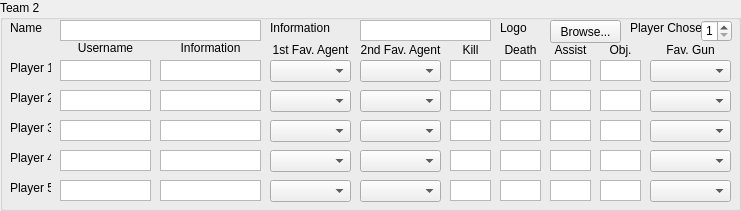
     <widget class="QGroupBox" name="groupBox_2">
      <property name="geometry">
       <rect>
        <x>0</x>
        <y>220</y>
        <width>741</width>
        <height>211</height>
       </rect>
      </property>
      <property name="title">
       <string>Team 2</string>
      </property>
      <widget class="QComboBox" name="first_agent_6">
       <property name="geometry">
        <rect>
         <x>270</x>
         <y>60</y>
         <width>81</width>
         <height>22</height>
        </rect>
       </property>
      </widget>
      <widget class="QTextEdit" name="kill_6">
       <property name="geometry">
        <rect>
         <x>450</x>
         <y>60</y>
         <width>41</width>
         <height>21</height>
        </rect>
       </property>
       <property name="verticalScrollBarPolicy">
        <enum>Qt::ScrollBarAlwaysOff</enum>
       </property>
      </widget>
      <widget class="QTextEdit" name="death_6">
       <property name="geometry">
        <rect>
         <x>500</x>
         <y>60</y>
         <width>41</width>
         <height>21</height>
        </rect>
       </property>
       <property name="verticalScrollBarPolicy">
        <enum>Qt::ScrollBarAlwaysOff</enum>
       </property>
      </widget>
      <widget class="QTextEdit" name="assist_6">
       <property name="geometry">
        <rect>
         <x>550</x>
         <y>60</y>
         <width>41</width>
         <height>21</height>
        </rect>
       </property>
       <property name="verticalScrollBarPolicy">
        <enum>Qt::ScrollBarAlwaysOff</enum>
       </property>
      </widget>
      <widget class="QTextEdit" name="username_6">
       <property name="geometry">
        <rect>
         <x>60</x>
         <y>60</y>
         <width>91</width>
         <height>21</height>
        </rect>
       </property>
       <property name="verticalScrollBarPolicy">
        <enum>Qt::ScrollBarAlwaysOff</enum>
       </property>
      </widget>
      <widget class="QTextEdit" name="playerinfo_6">
       <property name="geometry">
        <rect>
         <x>160</x>
         <y>60</y>
         <width>101</width>
         <height>21</height>
        </rect>
       </property>
       <property name="verticalScrollBarPolicy">
        <enum>Qt::ScrollBarAlwaysOff</enum>
       </property>
      </widget>
      <widget class="QLabel" name="player_15">
       <property name="geometry">
        <rect>
         <x>10</x>
         <y>60</y>
         <width>41</width>
         <height>16</height>
        </rect>
       </property>
       <property name="text">
        <string>Player 1</string>
       </property>
      </widget>
      <widget class="QTextEdit" name="plant_6">
       <property name="geometry">
        <rect>
         <x>600</x>
         <y>60</y>
         <width>41</width>
         <height>21</height>
        </rect>
       </property>
       <property name="verticalScrollBarPolicy">
        <enum>Qt::ScrollBarAlwaysOff</enum>
       </property>
      </widget>
      <widget class="QComboBox" name="second_agent_6">
       <property name="geometry">
        <rect>
         <x>360</x>
         <y>60</y>
         <width>81</width>
         <height>22</height>
        </rect>
       </property>
      </widget>
      <widget class="QComboBox" name="fav_gun_6">
       <property name="geometry">
        <rect>
         <x>650</x>
         <y>60</y>
         <width>81</width>
         <height>22</height>
        </rect>
       </property>
      </widget>
      <widget class="QLabel" name="user_4">
       <property name="geometry">
        <rect>
         <x>60</x>
         <y>40</y>
         <width>91</width>
         <height>16</height>
        </rect>
       </property>
       <property name="text">
        <string>Username</string>
       </property>
       <property name="alignment">
        <set>Qt::AlignCenter</set>
       </property>
      </widget>
      <widget class="QLabel" name="info_4">
       <property name="geometry">
        <rect>
         <x>160</x>
         <y>40</y>
         <width>101</width>
         <height>16</height>
        </rect>
       </property>
       <property name="text">
        <string>Information</string>
       </property>
       <property name="alignment">
        <set>Qt::AlignCenter</set>
       </property>
      </widget>
      <widget class="QLabel" name="agent1_4">
       <property name="geometry">
        <rect>
         <x>270</x>
         <y>40</y>
         <width>81</width>
         <height>20</height>
        </rect>
       </property>
       <property name="text">
        <string>1st Fav. Agent</string>
       </property>
       <property name="alignment">
        <set>Qt::AlignCenter</set>
       </property>
      </widget>
      <widget class="QLabel" name="agent2_4">
       <property name="geometry">
        <rect>
         <x>360</x>
         <y>40</y>
         <width>81</width>
         <height>20</height>
        </rect>
       </property>
       <property name="text">
        <string>2nd Fav. Agent</string>
       </property>
       <property name="alignment">
        <set>Qt::AlignCenter</set>
       </property>
      </widget>
      <widget class="QLabel" name="killlabel_4">
       <property name="geometry">
        <rect>
         <x>450</x>
         <y>40</y>
         <width>41</width>
         <height>20</height>
        </rect>
       </property>
       <property name="text">
        <string>Kill</string>
       </property>
       <property name="alignment">
        <set>Qt::AlignCenter</set>
       </property>
      </widget>
      <widget class="QLabel" name="deathlabel_4">
       <property name="geometry">
        <rect>
         <x>500</x>
         <y>40</y>
         <width>41</width>
         <height>20</height>
        </rect>
       </property>
       <property name="text">
        <string>Death</string>
       </property>
       <property name="alignment">
        <set>Qt::AlignCenter</set>
       </property>
      </widget>
      <widget class="QLabel" name="assistlabel_4">
       <property name="geometry">
        <rect>
         <x>550</x>
         <y>40</y>
         <width>41</width>
         <height>20</height>
        </rect>
       </property>
       <property name="text">
        <string>Assist</string>
       </property>
       <property name="alignment">
        <set>Qt::AlignCenter</set>
       </property>
      </widget>
      <widget class="QLabel" name="objlabel_4">
       <property name="geometry">
        <rect>
         <x>600</x>
         <y>40</y>
         <width>41</width>
         <height>20</height>
        </rect>
       </property>
       <property name="text">
        <string>Obj.</string>
       </property>
       <property name="alignment">
        <set>Qt::AlignCenter</set>
       </property>
      </widget>
      <widget class="QLabel" name="gun_4">
       <property name="geometry">
        <rect>
         <x>650</x>
         <y>40</y>
         <width>81</width>
         <height>20</height>
        </rect>
       </property>
       <property name="text">
        <string>Fav. Gun</string>
       </property>
       <property name="alignment">
        <set>Qt::AlignCenter</set>
       </property>
      </widget>
      <widget class="QTextEdit" name="plant_7">
       <property name="geometry">
        <rect>
         <x>600</x>
         <y>90</y>
         <width>41</width>
         <height>21</height>
        </rect>
       </property>
       <property name="verticalScrollBarPolicy">
        <enum>Qt::ScrollBarAlwaysOff</enum>
       </property>
      </widget>
      <widget class="QComboBox" name="fav_gun_7">
       <property name="geometry">
        <rect>
         <x>650</x>
         <y>90</y>
         <width>81</width>
         <height>22</height>
        </rect>
       </property>
      </widget>
      <widget class="QComboBox" name="first_agent_7">
       <property name="geometry">
        <rect>
         <x>270</x>
         <y>90</y>
         <width>81</width>
         <height>22</height>
        </rect>
       </property>
      </widget>
      <widget class="QComboBox" name="second_agent_7">
       <property name="geometry">
        <rect>
         <x>360</x>
         <y>90</y>
         <width>81</width>
         <height>22</height>
        </rect>
       </property>
      </widget>
      <widget class="QTextEdit" name="kill_7">
       <property name="geometry">
        <rect>
         <x>450</x>
         <y>90</y>
         <width>41</width>
         <height>21</height>
        </rect>
       </property>
       <property name="verticalScrollBarPolicy">
        <enum>Qt::ScrollBarAlwaysOff</enum>
       </property>
      </widget>
      <widget class="QTextEdit" name="username_7">
       <property name="geometry">
        <rect>
         <x>60</x>
         <y>90</y>
         <width>91</width>
         <height>21</height>
        </rect>
       </property>
       <property name="verticalScrollBarPolicy">
        <enum>Qt::ScrollBarAlwaysOff</enum>
       </property>
      </widget>
      <widget class="QTextEdit" name="playerinfo_7">
       <property name="geometry">
        <rect>
         <x>160</x>
         <y>90</y>
         <width>101</width>
         <height>21</height>
        </rect>
       </property>
       <property name="verticalScrollBarPolicy">
        <enum>Qt::ScrollBarAlwaysOff</enum>
       </property>
      </widget>
      <widget class="QTextEdit" name="assist_7">
       <property name="geometry">
        <rect>
         <x>550</x>
         <y>90</y>
         <width>41</width>
         <height>21</height>
        </rect>
       </property>
       <property name="verticalScrollBarPolicy">
        <enum>Qt::ScrollBarAlwaysOff</enum>
       </property>
      </widget>
      <widget class="QLabel" name="player_16">
       <property name="geometry">
        <rect>
         <x>10</x>
         <y>90</y>
         <width>41</width>
         <height>16</height>
        </rect>
       </property>
       <property name="text">
        <string>Player 2</string>
       </property>
      </widget>
      <widget class="QTextEdit" name="death_7">
       <property name="geometry">
        <rect>
         <x>500</x>
         <y>90</y>
         <width>41</width>
         <height>21</height>
        </rect>
       </property>
       <property name="verticalScrollBarPolicy">
        <enum>Qt::ScrollBarAlwaysOff</enum>
       </property>
      </widget>
      <widget class="QTextEdit" name="plant_8">
       <property name="geometry">
        <rect>
         <x>600</x>
         <y>120</y>
         <width>41</width>
         <height>21</height>
        </rect>
       </property>
       <property name="verticalScrollBarPolicy">
        <enum>Qt::ScrollBarAlwaysOff</enum>
       </property>
      </widget>
      <widget class="QComboBox" name="fav_gun_8">
       <property name="geometry">
        <rect>
         <x>650</x>
         <y>120</y>
         <width>81</width>
         <height>22</height>
        </rect>
       </property>
      </widget>
      <widget class="QComboBox" name="first_agent_8">
       <property name="geometry">
        <rect>
         <x>270</x>
         <y>120</y>
         <width>81</width>
         <height>22</height>
        </rect>
       </property>
      </widget>
      <widget class="QComboBox" name="second_agent_8">
       <property name="geometry">
        <rect>
         <x>360</x>
         <y>120</y>
         <width>81</width>
         <height>22</height>
        </rect>
       </property>
      </widget>
      <widget class="QTextEdit" name="kill_8">
       <property name="geometry">
        <rect>
         <x>450</x>
         <y>120</y>
         <width>41</width>
         <height>21</height>
        </rect>
       </property>
       <property name="verticalScrollBarPolicy">
        <enum>Qt::ScrollBarAlwaysOff</enum>
       </property>
      </widget>
      <widget class="QTextEdit" name="username_8">
       <property name="geometry">
        <rect>
         <x>60</x>
         <y>120</y>
         <width>91</width>
         <height>21</height>
        </rect>
       </property>
       <property name="verticalScrollBarPolicy">
        <enum>Qt::ScrollBarAlwaysOff</enum>
       </property>
      </widget>
      <widget class="QTextEdit" name="playerinfo_8">
       <property name="geometry">
        <rect>
         <x>160</x>
         <y>120</y>
         <width>101</width>
         <height>21</height>
        </rect>
       </property>
       <property name="verticalScrollBarPolicy">
        <enum>Qt::ScrollBarAlwaysOff</enum>
       </property>
      </widget>
      <widget class="QTextEdit" name="assist_8">
       <property name="geometry">
        <rect>
         <x>550</x>
         <y>120</y>
         <width>41</width>
         <height>21</height>
        </rect>
       </property>
       <property name="verticalScrollBarPolicy">
        <enum>Qt::ScrollBarAlwaysOff</enum>
       </property>
      </widget>
      <widget class="QLabel" name="player_17">
       <property name="geometry">
        <rect>
         <x>10</x>
         <y>120</y>
         <width>41</width>
         <height>16</height>
        </rect>
       </property>
       <property name="text">
        <string>Player 3</string>
       </property>
      </widget>
      <widget class="QTextEdit" name="death_8">
       <property name="geometry">
        <rect>
         <x>500</x>
         <y>120</y>
         <width>41</width>
         <height>21</height>
        </rect>
       </property>
       <property name="verticalScrollBarPolicy">
        <enum>Qt::ScrollBarAlwaysOff</enum>
       </property>
      </widget>
      <widget class="QTextEdit" name="plant_9">
       <property name="geometry">
        <rect>
         <x>600</x>
         <y>150</y>
         <width>41</width>
         <height>21</height>
        </rect>
       </property>
       <property name="verticalScrollBarPolicy">
        <enum>Qt::ScrollBarAlwaysOff</enum>
       </property>
      </widget>
      <widget class="QComboBox" name="fav_gun_9">
       <property name="geometry">
        <rect>
         <x>650</x>
         <y>150</y>
         <width>81</width>
         <height>22</height>
        </rect>
       </property>
      </widget>
      <widget class="QComboBox" name="first_agent_9">
       <property name="geometry">
        <rect>
         <x>270</x>
         <y>150</y>
         <width>81</width>
         <height>22</height>
        </rect>
       </property>
      </widget>
      <widget class="QComboBox" name="second_agent_9">
       <property name="geometry">
        <rect>
         <x>360</x>
         <y>150</y>
         <width>81</width>
         <height>22</height>
        </rect>
       </property>
      </widget>
      <widget class="QTextEdit" name="kill_9">
       <property name="geometry">
        <rect>
         <x>450</x>
         <y>150</y>
         <width>41</width>
         <height>21</height>
        </rect>
       </property>
       <property name="verticalScrollBarPolicy">
        <enum>Qt::ScrollBarAlwaysOff</enum>
       </property>
      </widget>
      <widget class="QTextEdit" name="username_9">
       <property name="geometry">
        <rect>
         <x>60</x>
         <y>150</y>
         <width>91</width>
         <height>21</height>
        </rect>
       </property>
       <property name="verticalScrollBarPolicy">
        <enum>Qt::ScrollBarAlwaysOff</enum>
       </property>
      </widget>
      <widget class="QTextEdit" name="playerinfo_9">
       <property name="geometry">
        <rect>
         <x>160</x>
         <y>150</y>
         <width>101</width>
         <height>21</height>
        </rect>
       </property>
       <property name="verticalScrollBarPolicy">
        <enum>Qt::ScrollBarAlwaysOff</enum>
       </property>
      </widget>
      <widget class="QTextEdit" name="assist_9">
       <property name="geometry">
        <rect>
         <x>550</x>
         <y>150</y>
         <width>41</width>
         <height>21</height>
        </rect>
       </property>
       <property name="verticalScrollBarPolicy">
        <enum>Qt::ScrollBarAlwaysOff</enum>
       </property>
      </widget>
      <widget class="QLabel" name="player_18">
       <property name="geometry">
        <rect>
         <x>10</x>
         <y>150</y>
         <width>41</width>
         <height>16</height>
        </rect>
       </property>
       <property name="text">
        <string>Player 4</string>
       </property>
      </widget>
      <widget class="QTextEdit" name="death_9">
       <property name="geometry">
        <rect>
         <x>500</x>
         <y>150</y>
         <width>41</width>
         <height>21</height>
        </rect>
       </property>
       <property name="verticalScrollBarPolicy">
        <enum>Qt::ScrollBarAlwaysOff</enum>
       </property>
      </widget>
      <widget class="QTextEdit" name="plant_10">
       <property name="geometry">
        <rect>
         <x>600</x>
         <y>180</y>
         <width>41</width>
         <height>21</height>
        </rect>
       </property>
       <property name="verticalScrollBarPolicy">
        <enum>Qt::ScrollBarAlwaysOff</enum>
       </property>
      </widget>
      <widget class="QComboBox" name="fav_gun_10">
       <property name="geometry">
        <rect>
         <x>650</x>
         <y>180</y>
         <width>81</width>
         <height>22</height>
        </rect>
       </property>
      </widget>
      <widget class="QComboBox" name="first_agent_10">
       <property name="geometry">
        <rect>
         <x>270</x>
         <y>180</y>
         <width>81</width>
         <height>22</height>
        </rect>
       </property>
      </widget>
      <widget class="QComboBox" name="second_agent_10">
       <property name="geometry">
        <rect>
         <x>360</x>
         <y>180</y>
         <width>81</width>
         <height>22</height>
        </rect>
       </property>
      </widget>
      <widget class="QTextEdit" name="kill_10">
       <property name="geometry">
        <rect>
         <x>450</x>
         <y>180</y>
         <width>41</width>
         <height>21</height>
        </rect>
       </property>
       <property name="verticalScrollBarPolicy">
        <enum>Qt::ScrollBarAlwaysOff</enum>
       </property>
      </widget>
      <widget class="QTextEdit" name="username_10">
       <property name="geometry">
        <rect>
         <x>60</x>
         <y>180</y>
         <width>91</width>
         <height>21</height>
        </rect>
       </property>
       <property name="verticalScrollBarPolicy">
        <enum>Qt::ScrollBarAlwaysOff</enum>
       </property>
      </widget>
      <widget class="QTextEdit" name="playerinfo_10">
       <property name="geometry">
        <rect>
         <x>160</x>
         <y>180</y>
         <width>101</width>
         <height>21</height>
        </rect>
       </property>
       <property name="verticalScrollBarPolicy">
        <enum>Qt::ScrollBarAlwaysOff</enum>
       </property>
      </widget>
      <widget class="QTextEdit" name="assist_10">
       <property name="geometry">
        <rect>
         <x>550</x>
         <y>180</y>
         <width>41</width>
         <height>21</height>
        </rect>
       </property>
       <property name="verticalScrollBarPolicy">
        <enum>Qt::ScrollBarAlwaysOff</enum>
       </property>
      </widget>
      <widget class="QLabel" name="player_19">
       <property name="geometry">
        <rect>
         <x>10</x>
         <y>180</y>
         <width>41</width>
         <height>16</height>
        </rect>
       </property>
       <property name="text">
        <string>Player 5</string>
       </property>
      </widget>
      <widget class="QTextEdit" name="death_10">
       <property name="geometry">
        <rect>
         <x>500</x>
         <y>180</y>
         <width>41</width>
         <height>21</height>
        </rect>
       </property>
       <property name="verticalScrollBarPolicy">
        <enum>Qt::ScrollBarAlwaysOff</enum>
       </property>
      </widget>
      <widget class="QLabel" name="logo_label_2">
       <property name="geometry">
        <rect>
         <x>500</x>
         <y>20</y>
         <width>41</width>
         <height>16</height>
        </rect>
       </property>
       <property name="text">
        <string>Logo</string>
       </property>
      </widget>
      <widget class="QPushButton" name="browse_logo_2">
       <property name="geometry">
        <rect>
         <x>550</x>
         <y>20</y>
         <width>71</width>
         <height>23</height>
        </rect>
       </property>
       <property name="text">
        <string>Browse...</string>
       </property>
      </widget>
      <widget class="QTextEdit" name="team_name_2">
       <property name="geometry">
        <rect>
         <x>60</x>
         <y>20</y>
         <width>201</width>
         <height>21</height>
        </rect>
       </property>
       <property name="verticalScrollBarPolicy">
        <enum>Qt::ScrollBarAlwaysOff</enum>
       </property>
      </widget>
      <widget class="QLabel" name="info_label_2">
       <property name="geometry">
        <rect>
         <x>270</x>
         <y>20</y>
         <width>61</width>
         <height>16</height>
        </rect>
       </property>
       <property name="text">
        <string>Information</string>
       </property>
      </widget>
      <widget class="QTextEdit" name="team_info_2">
       <property name="geometry">
        <rect>
         <x>360</x>
         <y>20</y>
         <width>131</width>
         <height>21</height>
        </rect>
       </property>
       <property name="verticalScrollBarPolicy">
        <enum>Qt::ScrollBarAlwaysOff</enum>
       </property>
      </widget>
      <widget class="QLabel" name="team_label_2">
       <property name="geometry">
        <rect>
         <x>10</x>
         <y>20</y>
         <width>51</width>
         <height>16</height>
        </rect>
       </property>
       <property name="text">
        <string>Name</string>
       </property>
      </widget>
      <widget class="QSpinBox" name="player_chosen_2">
       <property name="geometry">
        <rect>
         <x>701</x>
         <y>20</y>
         <width>31</width>
         <height>22</height>
        </rect>
       </property>
       <property name="minimum">
        <number>1</number>
       </property>
       <property name="maximum">
        <number>5</number>
       </property>
      </widget>
      <widget class="QLabel" name="player_chosen_4">
       <property name="geometry">
        <rect>
         <x>630</x>
         <y>20</y>
         <width>71</width>
         <height>16</height>
        </rect>
       </property>
       <property name="text">
        <string>Player Chosen</string>
       </property>
      </widget>
     </widget>
